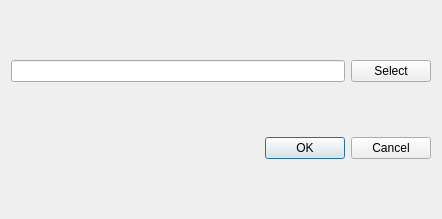
<?xml version="1.0" encoding="UTF-8"?>
<ui version="4.0">
 <class>Dialog</class>
 <widget class="QDialog" name="Dialog">
  <property name="geometry">
   <rect>
    <x>0</x>
    <y>0</y>
    <width>442</width>
    <height>219</height>
   </rect>
  </property>
  <property name="windowTitle">
   <string>Dialog</string>
  </property>
  <layout class="QVBoxLayout" name="verticalLayout">
   <item>
    <layout class="QHBoxLayout" name="horizontalLayout">
     <item>
      <widget class="QLineEdit" name="lineEdit"/>
     </item>
     <item>
      <widget class="QPushButton" name="pushButton">
       <property name="text">
        <string>Select</string>
       </property>
      </widget>
     </item>
    </layout>
   </item>
   <item>
    <widget class="QDialogButtonBox" name="buttonBox">
     <property name="standardButtons">
      <set>QDialogButtonBox::Cancel|QDialogButtonBox::Ok</set>
     </property>
    </widget>
   </item>
  </layout>
 </widget>
 <resources/>
 <connections/>
</ui>
